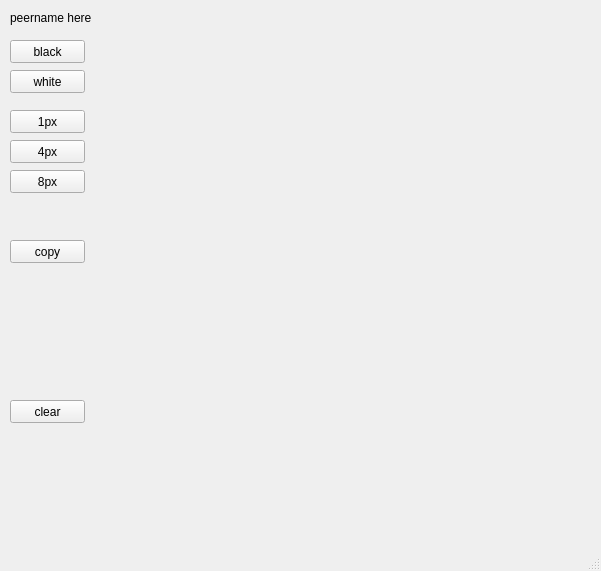
<?xml version="1.0" encoding="UTF-8"?>
<ui version="4.0">
 <class>PaintChatWindow</class>
 <widget class="QMainWindow" name="PaintChatWindow">
  <property name="geometry">
   <rect>
    <x>0</x>
    <y>0</y>
    <width>601</width>
    <height>571</height>
   </rect>
  </property>
  <property name="windowTitle">
   <string>PaintChat</string>
  </property>
  <widget class="QWidget" name="centralwidget">
   <widget class="QLabel" name="label">
    <property name="geometry">
     <rect>
      <x>10</x>
      <y>10</y>
      <width>611</width>
      <height>16</height>
     </rect>
    </property>
    <property name="text">
     <string>peername here</string>
    </property>
   </widget>
   <widget class="PaintWidget" name="paintWidget" native="true">
    <property name="geometry">
     <rect>
      <x>90</x>
      <y>40</y>
      <width>501</width>
      <height>501</height>
     </rect>
    </property>
   </widget>
   <widget class="QPushButton" name="pushButtonBlack">
    <property name="geometry">
     <rect>
      <x>10</x>
      <y>40</y>
      <width>75</width>
      <height>23</height>
     </rect>
    </property>
    <property name="text">
     <string>black</string>
    </property>
    <property name="checkable">
     <bool>true</bool>
    </property>
   </widget>
   <widget class="QPushButton" name="pushButtonWhite">
    <property name="geometry">
     <rect>
      <x>10</x>
      <y>70</y>
      <width>75</width>
      <height>23</height>
     </rect>
    </property>
    <property name="text">
     <string>white</string>
    </property>
    <property name="checkable">
     <bool>true</bool>
    </property>
   </widget>
   <widget class="QPushButton" name="pushButton1px">
    <property name="geometry">
     <rect>
      <x>10</x>
      <y>110</y>
      <width>75</width>
      <height>23</height>
     </rect>
    </property>
    <property name="text">
     <string>1px</string>
    </property>
    <property name="checkable">
     <bool>true</bool>
    </property>
   </widget>
   <widget class="QPushButton" name="pushButton4px">
    <property name="geometry">
     <rect>
      <x>10</x>
      <y>140</y>
      <width>75</width>
      <height>23</height>
     </rect>
    </property>
    <property name="text">
     <string>4px</string>
    </property>
    <property name="checkable">
     <bool>true</bool>
    </property>
   </widget>
   <widget class="QPushButton" name="pushButton8px">
    <property name="geometry">
     <rect>
      <x>10</x>
      <y>170</y>
      <width>75</width>
      <height>23</height>
     </rect>
    </property>
    <property name="text">
     <string>8px</string>
    </property>
    <property name="checkable">
     <bool>true</bool>
    </property>
   </widget>
   <widget class="QPushButton" name="pushButtonClear">
    <property name="geometry">
     <rect>
      <x>10</x>
      <y>400</y>
      <width>75</width>
      <height>23</height>
     </rect>
    </property>
    <property name="text">
     <string>clear</string>
    </property>
   </widget>
   <widget class="QPushButton" name="pushButtonCopy">
    <property name="geometry">
     <rect>
      <x>10</x>
      <y>240</y>
      <width>75</width>
      <height>23</height>
     </rect>
    </property>
    <property name="text">
     <string>copy</string>
    </property>
   </widget>
  </widget>
  <widget class="QMenuBar" name="menubar">
   <property name="geometry">
    <rect>
     <x>0</x>
     <y>0</y>
     <width>601</width>
     <height>21</height>
    </rect>
   </property>
  </widget>
  <widget class="QStatusBar" name="statusbar"/>
 </widget>
 <customwidgets>
  <customwidget>
   <class>PaintWidget</class>
   <extends>QWidget</extends>
   <header>gui/paintwidget.h</header>
   <container>1</container>
  </customwidget>
 </customwidgets>
 <resources/>
 <connections/>
</ui>
